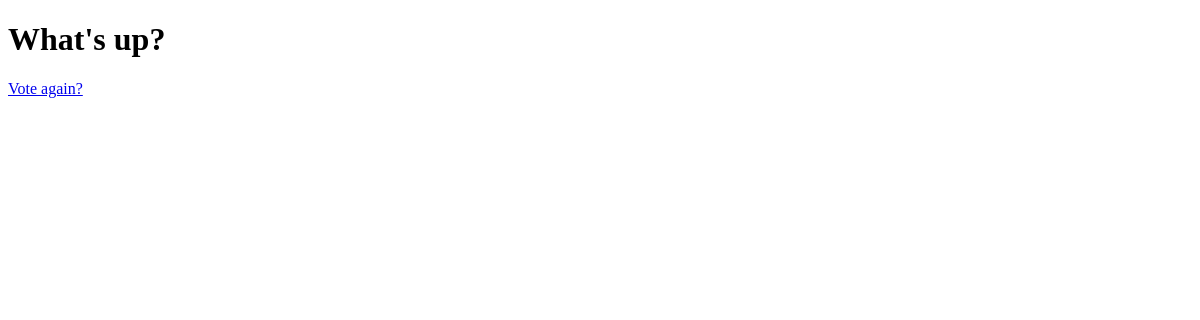
Before: /polls/1/results/ with the older database file.
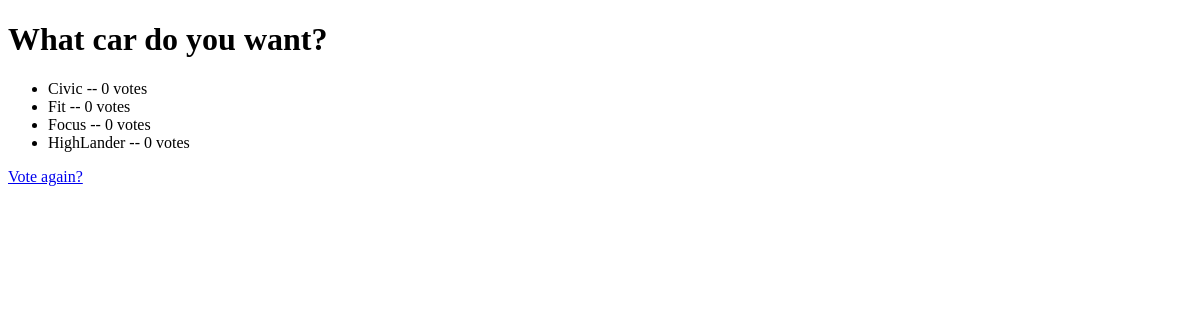
After: the same page with the newer database file.
### polls/models.py (models this page shows, shortened)
class Question(models.Model):
    question_text = models.CharField(max_length=200)
    pub_date = models.DateTimeField('date published')
    def __str__(self):
        return self.question_text
    def was_published_recently(self):
        return self.pub_date >= timezone.now() - datetime.timedelta(days=1)
    was_published_recently.admin_order_field = 'pub_date'
    was_published_recently.boolean = True
    was_published_recently.short_description = 'Published recently?'

class Choice(models.Model):
    question = models.ForeignKey(Question)
    choice_text = models.CharField(max_length=200)
    votes = models.IntegerField(default=0)

### polls/views.py (the view)
# urls.py: url(r'^(?P<pk>[0-9]+)/results/$', views.ResultsView.as_view(), name='results'),
class ResultsView(generic.DetailView):
    model = Question
    template_name = 'polls/results.html'

### polls/templates/polls/results.html (shortened to what this page needs)
<!DOCTYPE html>
<html lang="en">
<head>
</head>
<body>
    <h1>{{question.question_text}}</h1>
    <ul>
        {% for choice in question.choice_set.all %}
            <li>{{ choice.choice_text }} -- {{ choice.votes }} vote{{ choice.votes|pluralize }}</li>
        {% endfor %}
    </ul>
    <a href="{% url 'polls:detail' question.id %}">Vote again?</a>
</body>
</html>

Changed rows visible on the page:
changed Question: question_text "What's up?" → "What car do you want?"
added Choice: choice_text "Civic", votes "0"
added Choice: choice_text "Fit", votes "0"
added Choice: choice_text "Focus", votes "0"
added Choice: choice_text "HighLander", votes "0"
